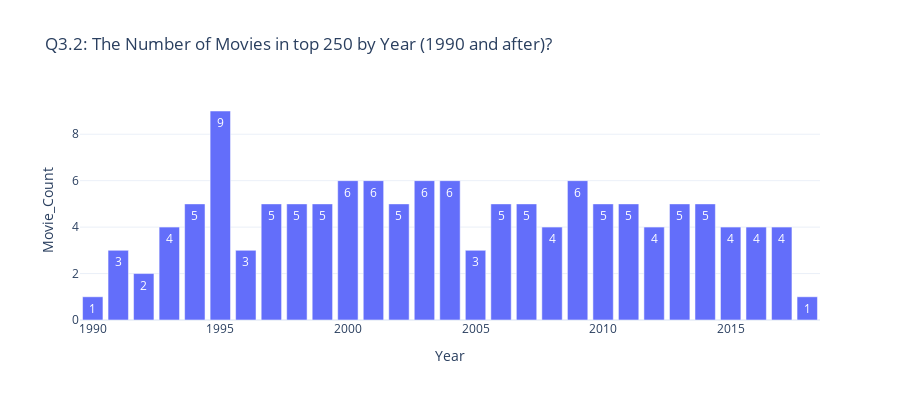

Source (notebook cell):
### Code cell
fig = px.bar(df_1990_onward,
            x='Year',
            y='Movie_Count',
            width=900,
            height=400,
            text='Movie_Count',
            template = 'plotly_white',
            title='Q3.2: The Number of Movies in top 250 by Year (1990 and after)?')

fig.update_traces(marker_color='#636efa')
fig.show()

### Figure 1 — Plotly figure (JSON) as saved in the notebook; plotly's stock layout.template omitted (floating-point values rounded to 4 significant figures)
{"data": [{"alignmentgroup": "True", "hovertemplate": "Year=%{x}<br>Movie_Count=%{text}<extra></extra>", "legendgroup": "", "marker": {"color": "#636efa"}, "name": "", "offsetgroup": "", "orientation": "v", "showlegend": false, "text": [1, 3, 2, 4, 5, 9, 3, 5, 5, 5, 6, 6, 5, 6, 6, 3, 5, 5, 4, 6, 5, 5, 4, 5, 5, 4, 4, 4, 1], "textposition": "auto", "type": "bar", "x": ["1990-01-01T00:00:00", "1991-01-01T00:00:00", "1992-01-01T00:00:00", "1993-01-01T00:00:00", "1994-01-01T00:00:00", "1995-01-01T00:00:00", "1996-01-01T00:00:00", "1997-01-01T00:00:00", "1998-01-01T00:00:00", "1999-01-01T00:00:00", "2000-01-01T00:00:00", "2001-01-01T00:00:00", "2002-01-01T00:00:00", "2003-01-01T00:00:00", "2004-01-01T00:00:00", "2005-01-01T00:00:00", "2006-01-01T00:00:00", "2007-01-01T00:00:00", "2008-01-01T00:00:00", "2009-01-01T00:00:00", "2010-01-01T00:00:00", "2011-01-01T00:00:00", "2012-01-01T00:00:00", "2013-01-01T00:00:00", "2014-01-01T00:00:00", "2015-01-01T00:00:00", "2016-01-01T00:00:00", "2017-01-01T00:00:00", "2018-01-01T00:00:00"], "xaxis": "x", "y": [1, 3, 2, 4, 5, 9, 3, 5, 5, 5, 6, 6, 5, 6, 6, 3, 5, 5, 4, 6, 5, 5, 4, 5, 5, 4, 4, 4, 1], "yaxis": "y"}], "layout": {"barmode": "relative", "height": 400, "legend": {"tracegroupgap": 0}, "title": {"text": "Q3.2: The Number of Movies in top 250 by Year (1990 and after)?"}, "width": 900, "xaxis": {"anchor": "y", "autorange": true, "domain": [0, 1], "range": ["1989-07-02 12:00", "2018-07-02 12:00"], "title": {"text": "Year"}, "type": "date"}, "yaxis": {"anchor": "x", "autorange": true, "domain": [0, 1], "range": [0, 9.474], "title": {"text": "Movie_Count"}, "type": "linear"}}}
